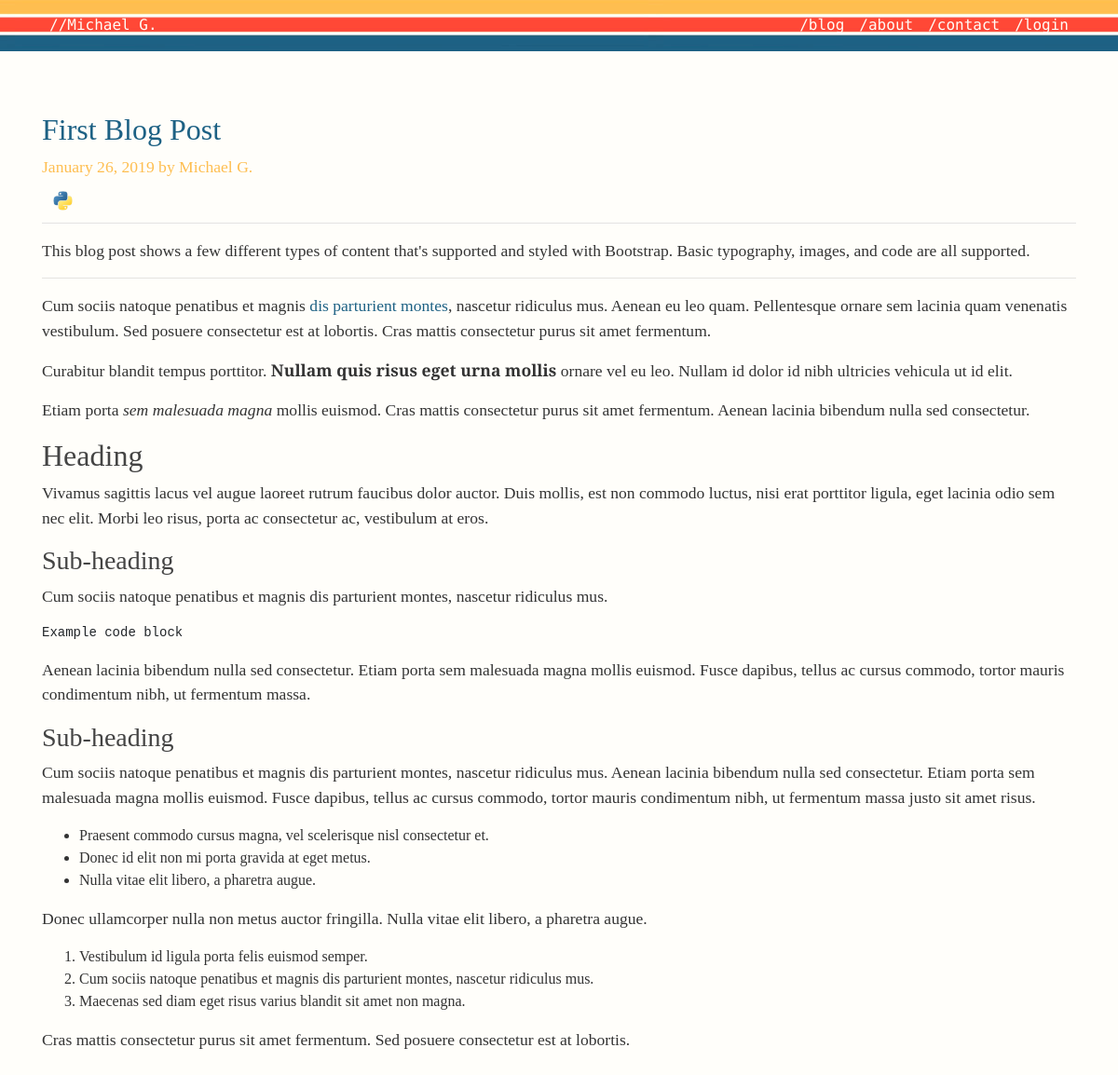
The app's page /post/first-blog-post with its own data.
### personal_blog/models.py (models this page shows, shortened)
class Post(ResourceMixin, db.Model):
    id = db.Column(db.Integer, primary_key=True)
    title = db.Column(db.String(100), nullable=False)
    slug = db.Column(db.String(100), unique=True, nullable=False)
    date_posted = db.Column(db.DateTime, nullable=False, default=datetime.utcnow)
    content = db.Column(db.Text, nullable=False)
    user_id = db.Column(db.Integer, db.ForeignKey('user.id'), nullable=False)
    tags = db.relationship('Tag', secondary=posts_and_tags, lazy='subquery', backref=db.backref('pages', lazy=True))

class User(ResourceMixin, UserMixin, db.Model):
    id = db.Column(db.Integer, primary_key=True)
    username = db.Column(db.String(20), unique=True, nullable=False)
    alias = db.Column(db.String(20), unique=True, nullable=False)
    email = db.Column(db.String(120), unique=True, nullable=False)
    admin = db.Column(db.Boolean(), default=False)
    image_file = db.Column(db.String(20), nullable=False, default='default.jpg')
    password = db.Column(db.String(60), nullable=False)
    posts = db.relationship('Post', backref='author', lazy=True)

class Tag(ResourceMixin, db.Model):
    id = db.Column(db.Integer, primary_key=True)
    slug = db.Column(db.String(20), unique=True, nullable=False)
    tag_name = db.Column(db.String(20), unique=True, nullable=False)
    image_file = db.Column(db.String(20), nullable=False, default='default.jpg')

### personal_blog/views.py (the view)
@app.route("/post/<slug>")
def post(slug):
    post = Post.query.filter_by(slug=slug).first_or_404()
    return render_template('post.html', title=post.title, post=post)

### personal_blog/templates/post.html (shortened to what this page needs)
{% extends "layout.html" %} {% block content %}
<div class="row" id="blog_post">
    <div class="blog-post">
        <div class="row">
            <article class="media content-section">
                <div class="col-sm-12 blog-main">
                    <div class="media-body">
                        <div class="article-metadata">
                            <h2> <a href="{{ url_for('post', slug=post.slug) }}">{{ post.title }}</a></h2>
                            <p class="blog-post-meta">{{ post.date_posted.strftime('%B %d, %Y') }} by {{ post.author.alias }} </p>
                            {% for tag in post.tags %}
                            <a href="{{ url_for('tag_posts', slug=tag.slug) }}" , title="{{ tag.tag_name }}">
                                <img class="img-fluid rounded-circle article-img" src="{{ url_for('static', filename='images/tags/'+ tag.image_file) }}">
                            </a>
                            {% endfor %}
                        </div>
                        <p class="article-content">{{ post.content|safe }}</p>
                    </div>
            </article>
            </div>
        </div>
    </div>
    {% endblock content %}

### personal_blog/static/main.css (style rules this page uses)
a { color: #1d6184; }
.blog-post-meta { font-family: 'Zilla Slab', serif; }
body { background: #fffefa; color: #333333; margin-top: 5rem; font-family: 'Zilla Slab', serif; font-weight: 400; font-style: normal; }
h1, h2, h3, h4, h5, h6 { color: #444444; font-family: 'Zilla Slab', serif; }
p { font-size: 1.1rem; }
.article-content { white-space: pre-line; }
.article-img { width: 45px; padding: .5rem ; }
.article-metadata { padding-bottom: 1px; margin-bottom: 4px; border-bottom: 1px solid #e3e3e3 }
.blog-post { margin-bottom: 3rem; }
#blog_post { padding-top: 40px; }
.blog-post-meta { color: #febe50; margin-bottom: 0rem; }

### records on screen
Post: title "First Blog Post", date_posted "January 26, 2019", content "This blog post shows a few different types of content that's supported and styled with Bootstrap. Basic typography, images, and code are all supported. Cum sociis natoque penatibus et magnis dis parturient montes , nascetur ridiculus mus. Aenean eu leo quam. Pellentesque ornare sem lacinia quam venenatis vestibulum. Sed posuere consectetur est at lobortis. Cras mattis consectetur purus sit amet fermentum. Curabitur blandit tempus porttitor. Nullam quis risus eget urna mollis ornare vel eu leo. Nullam id dolor id nibh ultricies vehicula ut id elit. Etiam porta sem malesuada magna mollis euismod. Cras mattis consectetur purus sit amet fermentum. Aenean lacinia bibendum nulla sed consectetur.…"
User: author.alias "Michael G."
Tag: image_file (picture)
